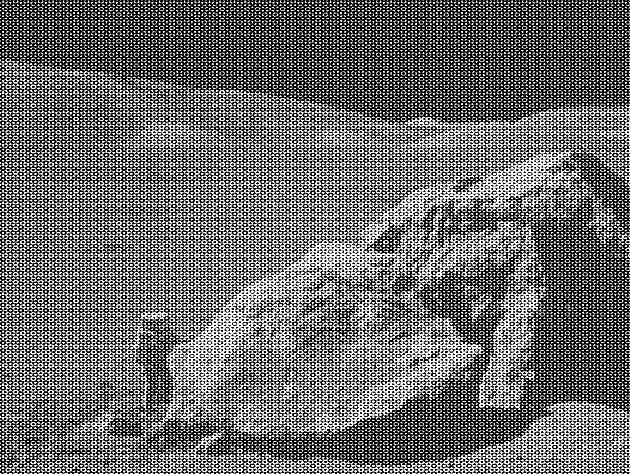
#> input picture 3/moonlanding.png, 630 x 474 px
$ python 1.py
#> lines starting #> are read from the running program, lines starting #| are printed output that depends on the picture
import sys, os
import numpy as np
import matplotlib.pyplot as plt

def mask(xmin, xmax, ymin, ymax, img):
  for i in range(xmin, xmax):
    for j in range(ymin, ymax):
      img[j,i] = 0
def invertedMask(xmin, xmax, ymin, ymax, img):
  for i in range(len(img)):
    for j in range(len(img[i])):
      if not (i >= xmin and i <= xmax and j >= ymin and j <= ymax):
        img[i,j] = 0

def removeBlanks(img, size):
  # [7 lines of commented-out code are left out]
  halfx = int(img.shape[1]/2)
  halfy = int(img.shape[0]/2)
  for y in range(img.shape[0]):
    for x in range(img.shape[1]):
      if (x < halfx - size*3) or ( x > halfx + size*3) or ( y < halfy - size*3) or ( y > halfy + size*3) or (x < halfx - size and y < halfy - size) or (x > halfx + size and y < halfy - size) or (x < halfx - size and y > halfy + size) or (x > halfx + size and y > halfy + size):
        if np.log(abs(img[y,x])) > 4.5:
          img[y,x] = img[y,x]*0.1
        elif np.log(abs(img[y,x])) > 2.5:
          img[y,x] = img[y,x]*0.5


def a(img):
  fftimg = np.fft.fftshift(np.fft.fft2(img))
  plt.subplot(221)
  plt.imshow(img, cmap=plt.get_cmap('gray'))
  plt.subplot(222)
  plt.imshow(np.log(abs(fftimg)), cmap='gray')

  removeBlanks(fftimg, 50)
  plt.subplot(223)
  plt.imshow(np.log(abs(fftimg)), cmap='gray')
  plt.subplot(224)
  plt.imshow(np.log(abs(np.fft.ifft2(fftimg))),cmap='gray')

def main():
  img = plt.imread(os.path.join(os.path.dirname(__file__),"moonlanding.png"))
#> img is the input picture: shape (474, 630) float32; min 0, max 1, mean 0.424
  a(img)
  plt.show()
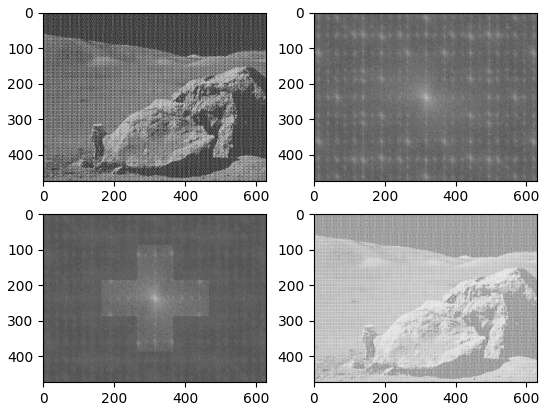
#> figure drawn by matplotlib, 4 panels

if __name__ == "__main__":
  sys.exit(main())
#> (the program exits here)
